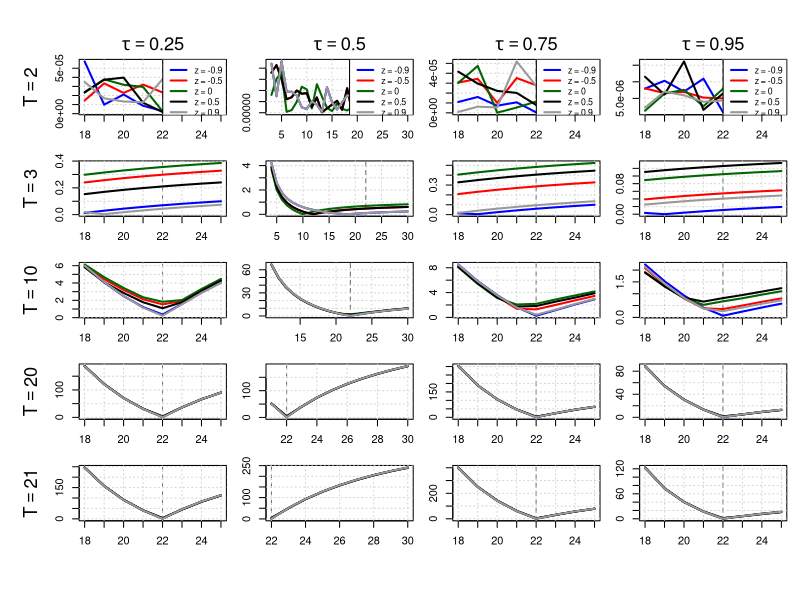

Here is the R script that generated this plot:
# ---------------------------------------------------------------------------
# Quantile-Based Peak Estimation with Laplace Noise (Multiple z, tau)
# ---------------------------------------------------------------------------
# Author: Said Maanan
# Refactored: 2025-06-19
# ---------------------------------------------------------------------------

# --- Core Functions ---
rlaplace <- function(n, location = 0, scale = 1) {
  u <- runif(n, -0.5, 0.5)
  location - scale * sign(u) * log(1 - 2 * abs(u))
}

asy_laplace_variance <- function(tau, z) {
  t1 <- tau / (1 + z)^2
  t2 <- (1 - tau) / (1 - z)^2
  mu <- (1 - tau) / (1 - z) - tau / (1 + z)
  t1 + t2 - 0.25 * mu^2
}

compute_noise_scale <- function(A, snr, tau, z) {
  sqrt((A / snr)^2 / asy_laplace_variance(tau, z))
}

quantile_loss <- function(u, tau) u * (tau - (u < 0))

med_weighted_tau <- function(I, l, s, tau) {
  T <- length(I)
  x <- I * exp(((1:T) - l)^2 / s^2)
  w <- exp(-((1:T) - l)^2 / s^2)
  o <- order(x)
  x_sorted <- x[o]; w_sorted <- w[o]
  cum_w <- cumsum(w_sorted)
  k <- min(which(cum_w >= tau * sum(w_sorted)))
  x_sorted[k]
}

compute_a <- function(I, l, s, tau) med_weighted_tau(I, l, s, tau)

objective_function <- function(I, a, l, s, tau) {
  t <- seq_along(I)
  fitted <- a * exp(-((t - l)^2) / s^2)
  mean(quantile_loss(I - fitted, tau))
}

search_best_s <- function(I, l, tau) {
  f <- function(s) objective_function(I, compute_a(I, l, s, tau), l, s, tau)
  optimize(f, c(1, 20), tol = 1e-4)$minimum
}

# --- Simulation ---
simulate_quantile_objective <- function(T, A, L, S, h, tau, snr, z, seed = NULL, force_l_gt_T = FALSE) {
  if (!is.null(seed)) set.seed(seed)
  t <- 1:T
  signal <- A * exp(-((t - L)^2) / S^2)
  b <- compute_noise_scale(A, snr, tau, z)
  noise <- rlaplace(T, scale = b)
  I <- signal + noise
  l_grid <- if (force_l_gt_T) seq(T + 1, h) else seq(L - 4, L + 3)
  
  data.frame(
    l = l_grid,
    loss = sapply(l_grid, function(l) {
      s <- search_best_s(I, l, tau)
      a <- compute_a(I, l, s, tau)
      objective_function(I, a, l, s, tau)
    }),
    T = T, z = z
  )
}

# --- Config ---
A_true <- 15000
L_true <- 22
S_true <- 10
h <- 30
Ts_free <- c(2, 3, 10, 20, 21)
z_vals <- c(-0.9, -0.5, 0, 0.5, 0.9)
snr <- 1000
seed <- 280
tau_vals <- c(0.25, 0.5, 0.75, 0.95)

# --- Combined Simulation and Plotting ---
results_all <- do.call(rbind, lapply(tau_vals, function(tau) {
  do.call(rbind, lapply(z_vals, function(z) {
    res_z <- do.call(rbind, lapply(Ts_free, function(T) {
      simulate_quantile_objective(T, A_true, L_true, S_true, h,
                                  tau, snr, z, seed, force_l_gt_T = (tau == 0.5))
    }))
    res_z$z <- z
    res_z$tau <- tau
    res_z
  }))
}))

plot_all_quantile_objectives_zcompare <- function(results_all, L_true) {
  Ts <- sort(unique(results_all$T))
  taus <- sort(unique(results_all$tau))
  z_vals <- sort(unique(results_all$z))
  colors <- c("blue", "red", "darkgreen", "black", "grey60")
  
  nrow <- length(Ts)
  ncol <- length(taus)
  
  pdf(file = "plot_all_tau_zcompare.pdf", width = 2.5 * ncol, height = 2.5 * nrow)
  old_par <- par(mfrow = c(nrow, ncol), mar = c(2, 2, 1.5, 1), oma = c(4, 4, 3, 0), bg = "white")
  on.exit({ par(old_par); dev.off() })
  
  for (i in seq_along(Ts)) {
    for (j in seq_along(taus)) {
      T_val <- Ts[i]
      tau_val <- taus[j]
      df_sub <- subset(results_all, T == T_val & tau == tau_val)
      
      x_range <- range(df_sub$l)
      y_range <- range(df_sub$loss)
      
      plot(NA, xlim = x_range, ylim = y_range,
           xlab = "", ylab = "", main = "")
      abline(v = L_true, col = "gray40", lty = 2)
      grid()
      
      for (k in seq_along(z_vals)) {
        df_z <- subset(df_sub, z == z_vals[k])
        lines(df_z$l, df_z$loss, col = colors[k], lwd = 2)
      }
      
      # Add tau label on top
      if (i == 1) mtext(bquote(tau == .(tau_val)), side = 3, line = 0.5, cex = 1.1)
      # Add T label on the left
      if (j == 1) mtext(bquote(T == .(T_val)), side = 2, line = 3, cex = 1.1)
      
      # Legend only in top row
      if (i == 1) {
        legend("topright", legend = paste("z =", z_vals),
               col = colors, lwd = 2, cex = 0.8)
      }
    }
  }
}

plot_all_quantile_objectives_zcompare(results_all, L_true)
cat("Merged plot saved to plot_all_tau_zcompare.png\n")
